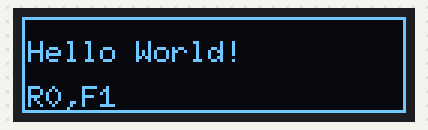
Bench run of a program on a simulated ESP32. On the bench: 128×32 one-colour display.

Above: at 0.4 s.

Measured:
- what the display in image 0 shows lasts 2.0 s, from 0.3 s to 2.3 s

The program:

main.cpp
```cpp
#include <Arduino.h>
#include <Wire.h>
#include <U8g2lib.h>

#define SDA 21
#define SCL 22
#define U8X8_HAVE_HW_I2C

//U8G2_SSD1306_128X32_UNIVISION_1_SW_I2C u8g2(U8G2_R0, /* clock=*/ 21, /* data=*/ 20, /* reset=*/ U8X8_PIN_NONE);   // Adafruit Feather M0 Basic Proto + FeatherWing OLED
U8G2_SSD1306_128X32_UNIVISION_1_SW_I2C u8g2(U8G2_R0, /* clock=*/ SCL, /* data=*/ SDA, /* reset=*/ U8X8_PIN_NONE);   // Adafruit Feather ESP8266/32u4 Boards + FeatherWing OLED
//U8G2_SSD1306_128X32_UNIVISION_1_HW_I2C u8g2(U8G2_R0, /* reset=*/ U8X8_PIN_NONE);   // Adafruit ESP8266/32u4/ARM Boards + FeatherWing OLED
//U8G2_SSD1306_128X32_UNIVISION_1_HW_I2C u8g2(U8G2_R0, /* reset=*/ U8X8_PIN_NONE, /* clock=*/ SCL, /* data=*/ SDA);   // pin remapping with ESP8266 HW I2C


void setup() {
  // put your setup code here, to run once:
  //delay(250);
  //Wire.begin();
  delay(250);
  u8g2.begin();
  u8g2.setFont(u8g2_font_6x10_tr);
}

void draw(const char *s)
{
  u8g2.firstPage();
  do {
    u8g2.drawStr(2,15,"Hello World!");
    u8g2.drawStr(2,30,s);
    u8g2.drawFrame(0,0,u8g2.getDisplayWidth(),u8g2.getDisplayHeight() );

    u8g2.drawStr(2, 45, u8x8_u16toa(u8g2.getDisplayWidth(), 5));
    u8g2.drawStr(2, 60, u8x8_u16toa(u8g2.getDisplayHeight(), 5));

  } while ( u8g2.nextPage() );
  delay(2000);
}

void loop() {
  // put your main code here, to run repeatedly:
  u8g2.clearDisplay();
  u8g2.setDisplayRotation(U8G2_R0);
  u8g2.clearDisplay();
  u8g2.setFlipMode(1);
  draw("R0,F1");

}
```
